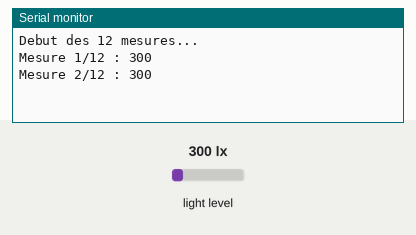
Recording of a sketch running on a simulated Arduino Uno, built with avr-gcc and run on an emulated ATmega328P. On the bench: the last lines printed to the serial monitor. The test bench sets the inputs (shaded band); at power-on: light level 300 lx.

Above: at 2.8 s.
2.9 s: light level set to 40 lx
At 5.0 s:
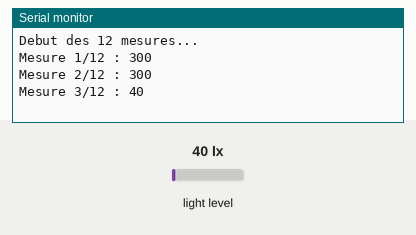
5.6 s: light level set to 500 lx
At 6.6 s:
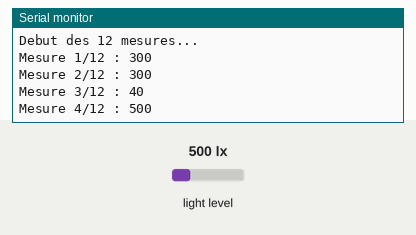
Timing chart, 0 to 8.6 s (numbered marks = the images above; inputs shaded):
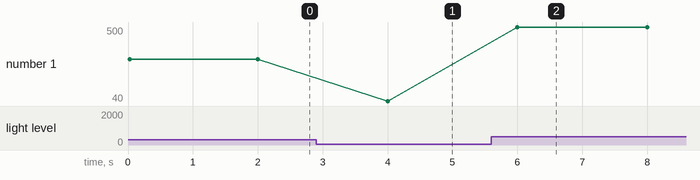

The sketch:

3-12-measures-2s.ino
```cpp
// Exercice 3 : boucle N fois (12 mesures espacees de 2 s)

#include "MeAuriga.h"
#include "Wire.h"

MeLightSensor lightSensor1(12);

void setup() {
  Serial.begin(9600);
  Serial.println("Debut des 12 mesures...");

  for (int i = 1; i <= 12; i++) {
    int lightValue = lightSensor1.read();
    Serial.print("Mesure ");
    Serial.print(i);
    Serial.print("/12 : ");
    Serial.println(lightValue);
    delay(2000);
  }

  Serial.println("12 mesures terminees.");
}

void loop() {
  // Fin de l'exercice: rien a repeter
}
```

Measured:
- after the input at 2.9 s, the serial monitor: prints a new line after 1.1 s (image 1)
- after the input at 5.6 s, the serial monitor: prints a new line after 0.40 s (image 2)
- plotted number 1: 300 → 40 after the input at 2.9 s, 40 → 500 after the input at 5.6 s
